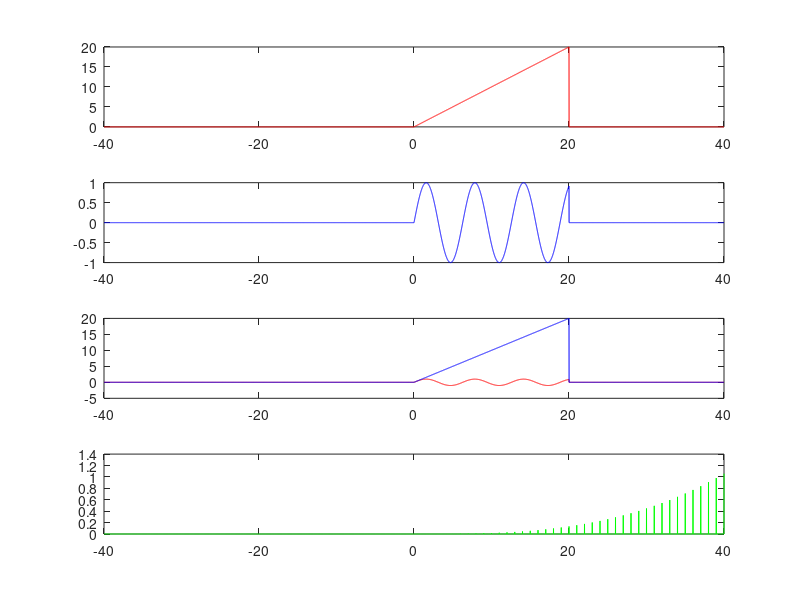

This chart was generated by the following MATLAB code:
clear all;
close all;
clc;
x1=0; x2=20;
h1=0; h2=20;
xi1=x1+h1;
xi2=x2+h2;
if xi1>xi2
    t=-ceil(xi1):0.01:ceil(xi1);
else if xi2>xi1
        t=-ceil(xi2):0.01:ceil(xi2);
    end
end

x=(t);
h=sin(t);
X=zeros(1,length(t));
H=zeros(1,length(t));
H(t<=h2 & t>=h1)=h(t<=h2 & t>=h1);
X(t<=h2 & t>=h1)=x(t<=h2 & t>=h1);
subplot(4,1,1)
plot(t,X,'r');
subplot(4,1,2)
plot(t,H,'b')
Y=zeros(1,length(t));
for i=xi1:xi2
    H1=fliplr(H);
    H1=circshift(H1,[0,i]);
    a=H1.*X;
    Y(t==i)=sum(a);
    subplot(4,1,3)
    plot(t,H,'r',t,X,'b');
    subplot(4,1,4);
    plot(t,Y,'g');
end
    
